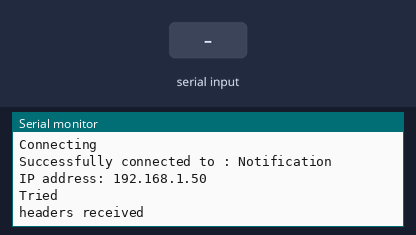
Recording of a sketch running on a simulated ESP8266 (NodeMCU). Shown: the last lines printed to the serial monitor. Inputs (shaded band) come from the test bench. WiFi joins after 1.5 s; servers stay silent unless stated; uploads are accepted with an empty reply.

Above: at 3.2 s.
3.3 s: "T\n" received over Serial
At 6.47 s:
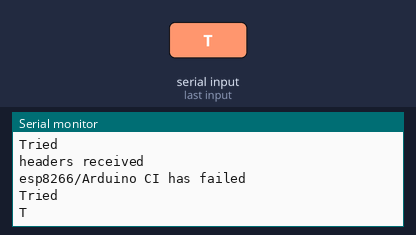
8.4 s: "H\n" received over Serial
At 10.73 s:
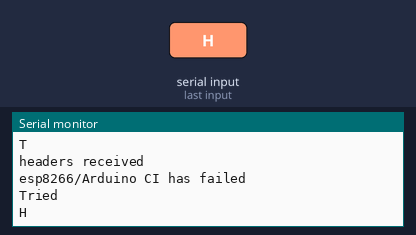
13.5 s: "L\n" received over Serial
At 15.0 s:
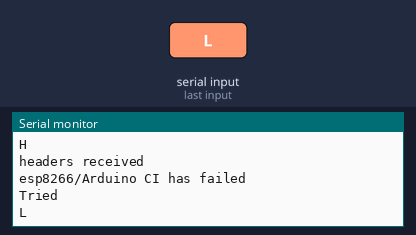
18.6 s: "C\n" received over Serial
At 19.6 s:
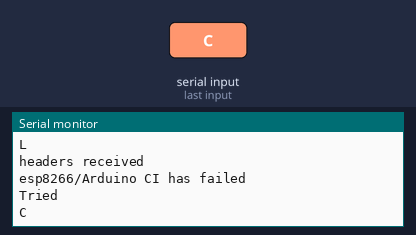
23.7 s: "1\n" received over Serial
At 24.13 s:
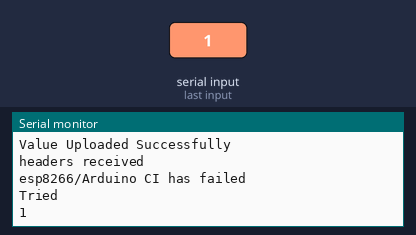

The sketch:

sending_data_to_spreadshit.ino
```cpp
#include <ESP8266WiFi.h>
#include <WiFiClientSecure.h>
#include <FirebaseESP8266.h>

// Firebase information
#define FIREBASE_HOST "smart-cold-storage-cbae1-default-rtdb.firebaseio.com"
#define FIREBASE_AUTH "PsU83cA4O1nCHoIyxDEm7cSL2srracmtdTV8wx7O"
//----------------------------------------

// Declare the Firebase Data object in the global scope
FirebaseData firebaseData;
//----------------------------------------

// Necessary variables
// Recieved data from Arduino
char data;
String message="";
// Sensor values
String temperature, humidity, lpg, co2;
// separation index
int tempIndex, huIndex, lpgIndex, coIndex;
//----------------------------------------


// WiFi info
const char* ssid = "Notification";
const char* password = "sabbir62";
//----------------------------------------

//Host & httpsPort
const char* host = "script.google.com";
const int httpsPort = 443;
//----------------------------------------

//Create a WiFiClientSecure object.
WiFiClientSecure client;
//----------------------------------------

//Spread Sheet script ID
String GAS_ID = "AKfycbx1CQeMj8yysapJGdHysMWTijnYt7jSYtfebm8FuWukLozM0PQ7GD0B9GHQwa5jVYh8UA";
//----------------------------------------

//--------------------------------------------------------------Set up-----------------------------------------------------------------//
void setup() {
  // put your setup code here, to run once:
  Serial.begin(9600);

  // Connect to your WiFi router
  WiFi.begin(ssid, password);

  // Wait for connection
  while (WiFi.status() != WL_CONNECTED) {
    Serial.println("Connecting");
    delay(1000);
  }
  //----------------------------------------

  Serial.print("Successfully connected to : ");
  Serial.println(ssid);
  Serial.print("IP address: ");
  Serial.println(WiFi.localIP());
  Serial.println();
  //----------------------------------------

  // connect to firebase
  Firebase.begin(FIREBASE_HOST, FIREBASE_AUTH);
  Firebase.reconnectWiFi(true);
  client.setInsecure();
  //----------------------------------------

}

//-------------------------------------------------------------- Loop -----------------------------------------------------------------//

void loop() {
  Serial.println("Tried");
  while(Serial.available() > 0) {
    data = Serial.read();

    if(data == 'C') {
      message += data;
      break;
    }
    else {
      message += data;
    }
  }
  Serial.println(message);

  if(data == 'C') {
    parse_data();
    if(Firebase.setString(firebaseData, "/temperature", temperature) && Firebase.setString(firebaseData, "/humidity", humidity) && Firebase.setString(firebaseData, "/lpg", lpg) && Firebase.setString(firebaseData, "/co2", co2)) {
      Serial.println("Value Uploaded Successfully");
    }
    else {
      Serial.print("Wrong data");
      Serial.println(firebaseData.errorReason());
    }
  }

  // Calls the sendData Subroutine
  sendData(temperature, humidity, lpg, co2);
  //----------------------------------------

  delay(3000);
  message = "";
}

//------------------------------------------------------------ Sending data to Google sheet -------------------------------------------------------------//
// Subroutine for sending data to Google Sheets
void sendData(String temperature, String humidity, String lpg, String co2) {

  //Connect to Google host
  if (!client.connect(host, httpsPort)) {
    Serial.println("connection failed");
    return;
  }

  String url = "/macros/s/" + GAS_ID + "/exec?temperature=" + temperature + "&humidity=" + humidity + "&LPG=" + lpg + "&CO2=" + co2;

  client.print(String("GET ") + url + " HTTP/1.1\r\n" +
         "Host: " + host + "\r\n" +
         "User-Agent: BuildFailureDetectorESP8266\r\n" +
         "Connection: close\r\n\r\n");

  //Checking whether the data was sent successfully or not
  while (client.connected()) {
    String line = client.readStringUntil('\n');
    if (line == "\r") {
      Serial.println("headers received");
      break;
    }
  }
  String line = client.readStringUntil('\n');
  if (line.startsWith("{\"state\":\"Success\"")) {
    Serial.println("esp8266/Arduino CI successfull!");
  } else {
    Serial.println("esp8266/Arduino CI has failed");
  }
  //----------------------------------------
}

//------------------------------------------------------------ Separating collected data -------------------------------------------------------------//
void parse_data() {
  tempIndex = message.indexOf("T");
  huIndex = message.indexOf("H");
  lpgIndex = message.indexOf("L");
  coIndex = message.indexOf("C");

  temperature = message.substring(0, tempIndex);
  humidity = message.substring(tempIndex + 1, huIndex);
  lpg = message.substring(huIndex + 1, lpgIndex);
  co2 = message.substring(lpgIndex + 1, coIndex);
}
```

Measured:
- after the input at 3.3 s, the serial monitor: prints a new line after 3.0 s (image 1)
- after the input at 8.4 s, the serial monitor: prints a new line after 2.1 s (image 2)
- after the input at 13.5 s, the serial monitor: prints a new line after 1.3 s (image 3)
- after the input at 18.6 s, the serial monitor: prints a new line after 0.48 s (image 4)
- after the input at 23.7 s, the serial monitor: prints a new line after 0.24 s (image 5)
